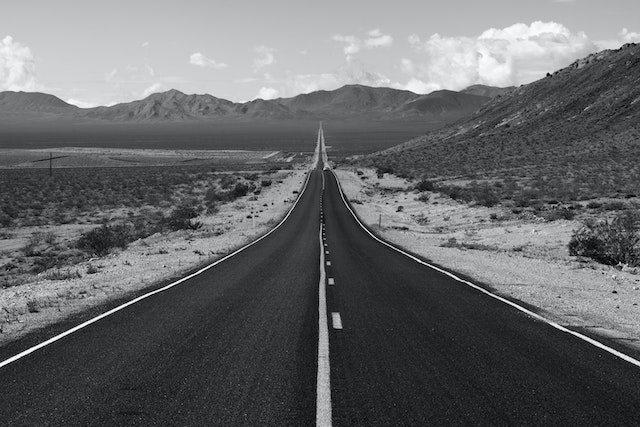
#> input picture LV2/road.jpg, 640 x 427 px
$ python zatadak_3.py
#> lines starting #> are read from the running program, lines starting #| are printed output that depends on the picture
import numpy as np
import matplotlib.pyplot as plt

#a)
img = plt.imread("road.jpg")
#> img is the input picture: shape (427, 640, 3); mean R, G, B 102.9, 103.9, 105.9
img = img[:,:,0].copy()
#> img: shape (427, 640)
print(img.shape)
#| (427, 640)
print(img.dtype)
#| uint8
plt.figure()
plt.title("Brightened image")
plt.imshow(img, alpha=0.5,cmap="gray")
# plt.show()

#b)
height, width = img.shape
#> height = 427; width = 640
plt.figure()
plt.title("Second quarter of the image")
plt.imshow(img[:, int(width*(1/4)):int(width*(1/2))], cmap="gray")
# plt.show()

#c)
rotated = np.ones((width,width))
for i in range(height):
    for j in range(width):
        rotated[j][width-i-1] = img[i][j]
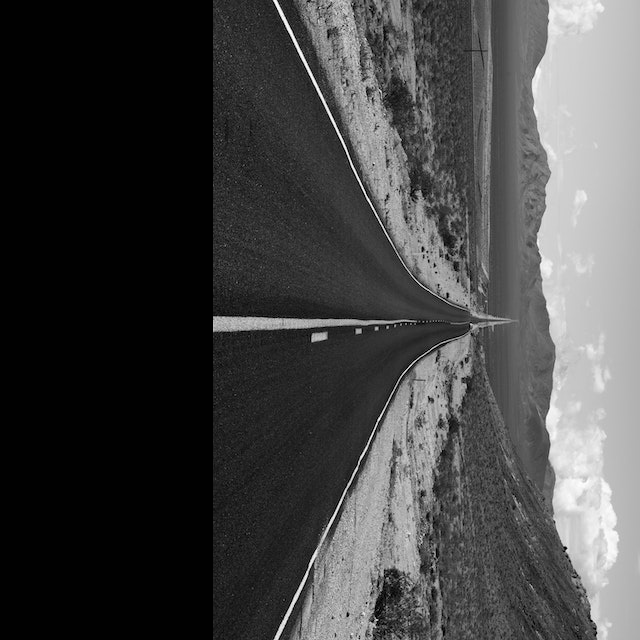
#> rotated: shape (640, 640) float64; min 0, max 254, mean 69
rotated = rotated[:, width-height:]
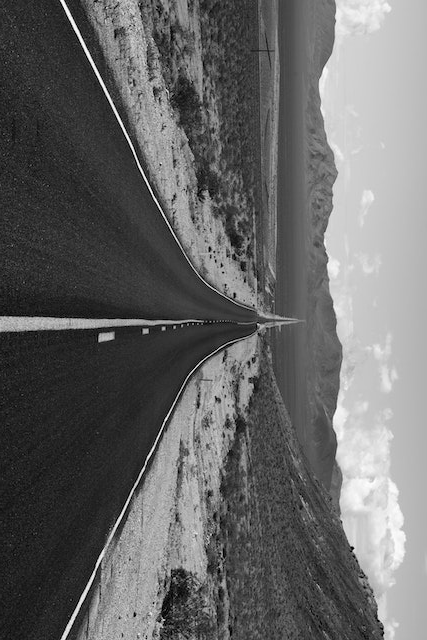
#> rotated: shape (640, 427) float64; min 0, max 254, mean 102.9
plt.figure()
plt.title("Image rotated 90° clockwise")
plt.imshow(rotated,cmap="gray")
# plt.show()

#d)
mirrored = np.fliplr(img)
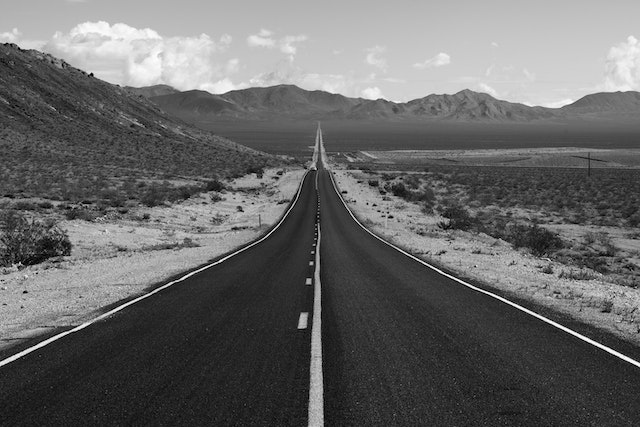
#> mirrored: shape (427, 640); min 0, max 254, mean 102.9
plt.figure()
plt.title("Mirrored image")
plt.imshow(mirrored,cmap="gray")
plt.show()
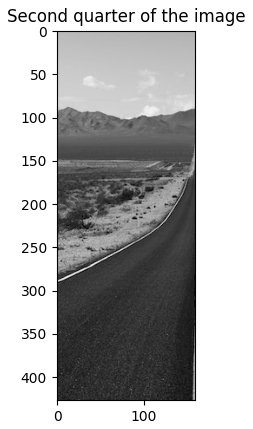
#> figure drawn by matplotlib, 1 panel
